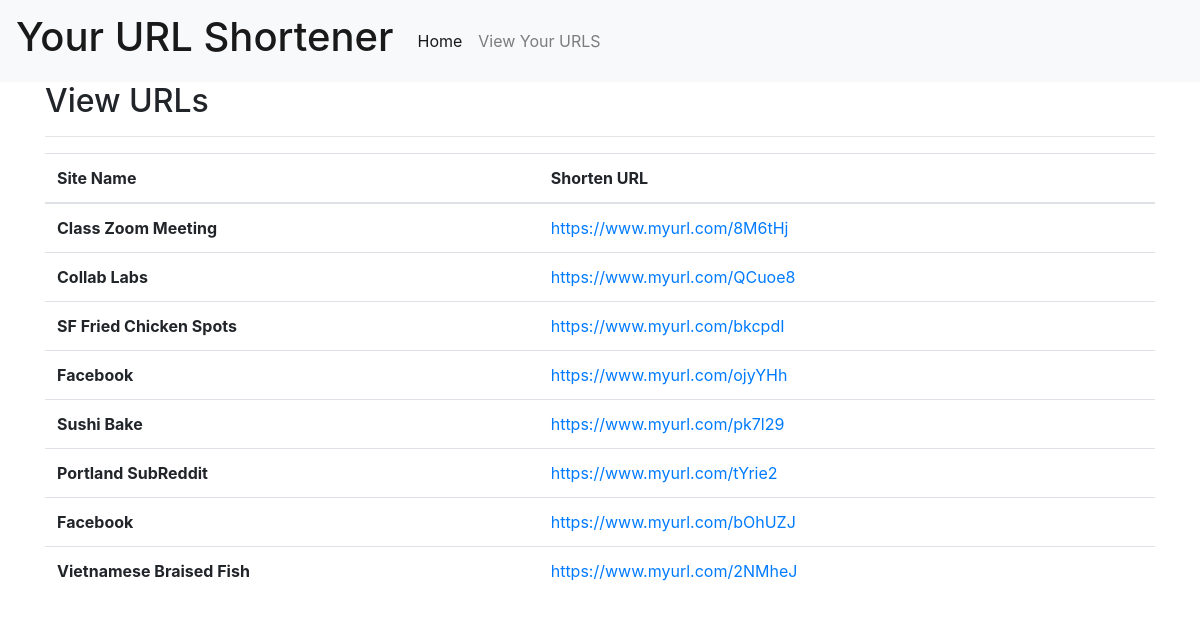
The page /viewurls on the database as committed earlier.
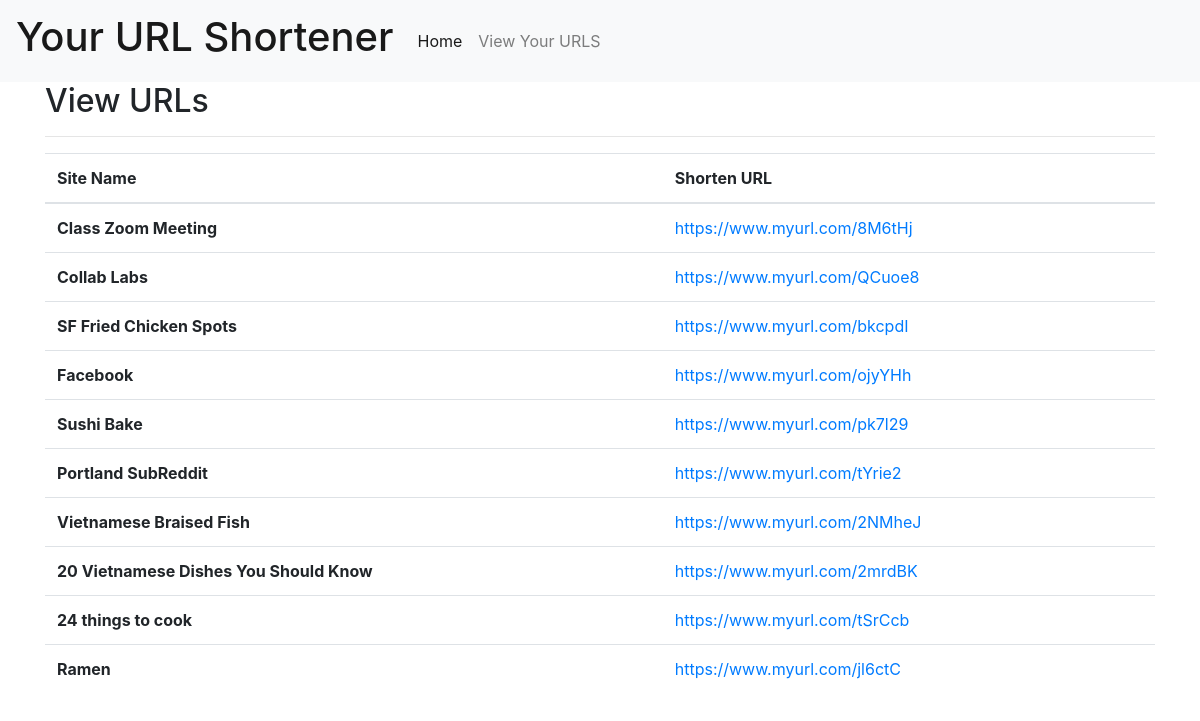
The same page on the database as committed later.
### URL_app/models.py (models this page shows, shortened)
class UrlForm(models.Model):
    site_name = models.CharField(max_length = 200, blank=True)
    code = models.CharField(max_length = 10, blank=True)
    url_link = models.CharField(max_length = 500, blank=False)

### URL_app/views.py (the view)
# urls.py: path('viewurls', views.view_url, name= "view_url"),
def view_url(request):
    list_urls = UrlForm.objects.all()
    context = {
        'views':list_urls,
    }
    return render(request,"view_urls.html", context=context)

### templates/view_urls.html
{% extends 'base.html' %}
{% block content %}
<div class = "container">
    <div class="POST">
        <h2> View URLs </h2>
        <hr>
        <table class="table table-hover">
            <thead>
                <tr>
                    <th scope="col">Site Name</th>
                    <th scope="col">Shorten URL</th>
                </tr>
            </thead>
            <tbody>
                {% for view in views %}
                    <tr>
                        <th scope="row">{{ view.site_name }} </th>
                        <td><a href= "{{ view.url_link }}"> https://www.myurl.com/{{ view.code }} </a></td>
                    </tr>
                {% endfor %}
            </tbody>
        </table>
    </div>
</div>
{% endblock %}

Rows that differ between the two databases and show on the page:
removed UrlForm: site_name "Facebook", code "bOhUZJ"
added UrlForm: site_name "20 Vietnamese Dishes You Should Know", code "2mrdBK"
added UrlForm: site_name "24 things to cook", code "tSrCcb"
added UrlForm: site_name "Ramen", code "jl6ctC"
